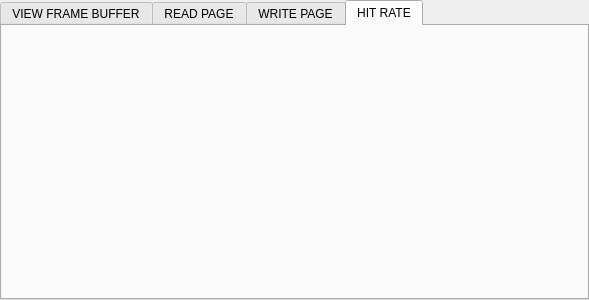
<?xml version="1.0" encoding="UTF-8"?>
<ui version="4.0">
 <class>BufferMenuTabWidgetClass</class>
 <widget class="QTabWidget" name="BufferMenuTabWidgetClass">
  <property name="geometry">
   <rect>
    <x>0</x>
    <y>0</y>
    <width>589</width>
    <height>300</height>
   </rect>
  </property>
  <property name="windowTitle">
   <string>BufferMenuTabWidget</string>
  </property>
  <property name="currentIndex">
   <number>3</number>
  </property>
  <widget class="QWidget" name="viewFrameBufferTab">
   <attribute name="title">
    <string>VIEW FRAME BUFFER</string>
   </attribute>
  </widget>
  <widget class="QWidget" name="readPageTab">
   <attribute name="title">
    <string>READ PAGE</string>
   </attribute>
   <widget class="QWidget" name="formLayoutWidget">
    <property name="geometry">
     <rect>
      <x>130</x>
      <y>50</y>
      <width>221</width>
      <height>41</height>
     </rect>
    </property>
    <layout class="QFormLayout" name="readPageFormLayout">
     <property name="sizeConstraint">
      <enum>QLayout::SetNoConstraint</enum>
     </property>
     <item row="0" column="0">
      <widget class="QLabel" name="pageNumberLabel">
       <property name="text">
        <string>Page Number</string>
       </property>
      </widget>
     </item>
     <item row="0" column="1">
      <widget class="QLineEdit" name="readPageNumberLineEdit"/>
     </item>
    </layout>
   </widget>
   <widget class="QPushButton" name="readPagePushButton">
    <property name="geometry">
     <rect>
      <x>190</x>
      <y>100</y>
      <width>92</width>
      <height>28</height>
     </rect>
    </property>
    <property name="text">
     <string>READ PAGE</string>
    </property>
   </widget>
  </widget>
  <widget class="QWidget" name="writePageTab">
   <attribute name="title">
    <string>WRITE PAGE</string>
   </attribute>
   <widget class="QWidget" name="formLayoutWidget_2">
    <property name="geometry">
     <rect>
      <x>79</x>
      <y>50</y>
      <width>241</width>
      <height>31</height>
     </rect>
    </property>
    <layout class="QFormLayout" name="formLayout_2">
     <item row="0" column="0">
      <widget class="QLabel" name="pageNumberLabel_2">
       <property name="text">
        <string>Page Number</string>
       </property>
      </widget>
     </item>
     <item row="0" column="1">
      <widget class="QLineEdit" name="writePageNumberLineEdit"/>
     </item>
    </layout>
   </widget>
   <widget class="QLabel" name="label">
    <property name="geometry">
     <rect>
      <x>110</x>
      <y>100</y>
      <width>191</width>
      <height>18</height>
     </rect>
    </property>
    <property name="text">
     <string>SOME DATA TO BE WRITTEN</string>
    </property>
   </widget>
   <widget class="QPushButton" name="writePagePushButton">
    <property name="geometry">
     <rect>
      <x>170</x>
      <y>230</y>
      <width>92</width>
      <height>28</height>
     </rect>
    </property>
    <property name="text">
     <string>WRITE</string>
    </property>
   </widget>
   <widget class="QTextEdit" name="someDataToBeWritten">
    <property name="geometry">
     <rect>
      <x>90</x>
      <y>140</y>
      <width>221</width>
      <height>81</height>
     </rect>
    </property>
   </widget>
  </widget>
  <widget class="QWidget" name="hitRateTab">
   <attribute name="title">
    <string>HIT RATE</string>
   </attribute>
  </widget>
 </widget>
 <layoutdefault spacing="6" margin="11"/>
 <resources/>
 <connections/>
</ui>
